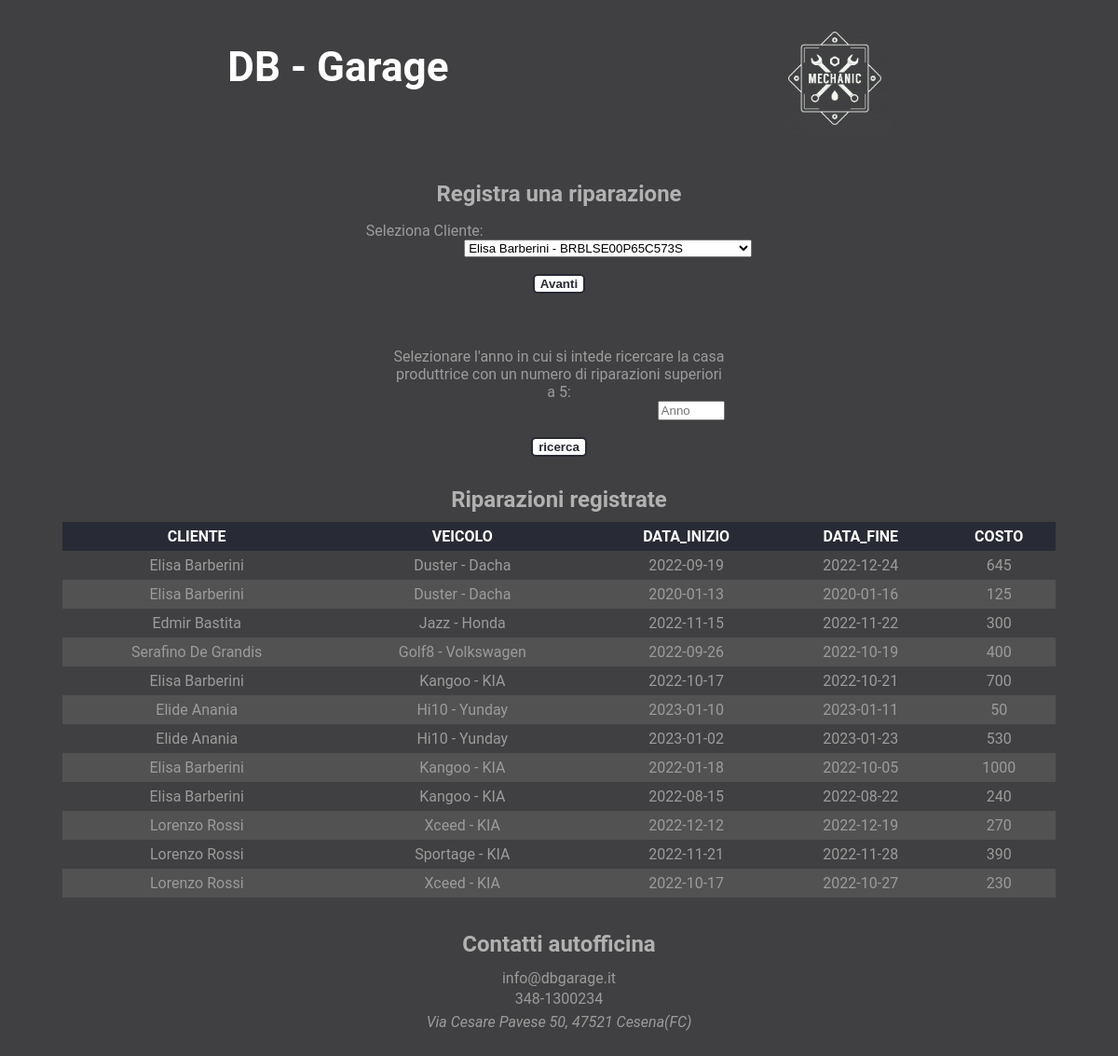
The page /app-web/gestione_riparazioni.php on the database its author committed.
### tables this page shows
CREATE TABLE `riparazione` (
  `CF_cliente` char(16) NOT NULL,
  `targa` varchar(7) NOT NULL,
  `data_inizio` date NOT NULL,
  `data_fine` date NOT NULL,
  `costo_totale` int(5) NOT NULL,
  `id_riparazione` int(3) NOT NULL
);

CREATE TABLE `cliente` (
  `CF_cliente` char(16) NOT NULL,
  `nome` char(20) NOT NULL,
  `cognome` char(20) NOT NULL,
  `data_nascita` date NOT NULL,
  `telefono` char(10) NOT NULL,
  `email` varchar(50) DEFAULT NULL
);

CREATE TABLE `veicolo_usato` (
  `casa_produttrice` char(15) NOT NULL,
  `modello` char(20) NOT NULL,
  `anno_produzione` year(4) NOT NULL,
  `cilindrata` char(10) NOT NULL,
  `km_percorsi` int(6) DEFAULT NULL,
  `targa` varchar(7) NOT NULL
);

### app-web/gestione_riparazioni.php (called while the page is built, shortened)
<?php
    require_once 'require.php';
    $SetParameters["titolo"] = "Gestione riparazioni";
    $SetParameters["file"] = "nuova_riparazione.php";
	if(!isset($_SESSION["selezionatoCliente"])){
		$_SESSION["clienti"] = $db->getAllClient();
	}
	$SetParameters["riparazioni"] = $db->getAllRepairs();
    require("template/base.php");
?>

### app-web/databasegarage.php (called while the page is built, shortened)
<?php
class DatabaseHelper {
	private $db;
	public function __construct($servername, $username, $password, $dbname, $port) {
		$this->db = new mysqli($servername, $username, $password, $dbname, $port);
	}
    public function getAllClient(){
        $statement = $this->db->prepare("SELECT * FROM CLIENTE");
		$statement->execute();
		$result = $statement->get_result();
		return $result->fetch_all(MYSQLI_ASSOC);
    }
    public function getVeicoloUsatoSpecifico($targa){
        $statement = $this->db->prepare("SELECT * FROM VEICOLO_USATO WHERE targa = ?");
        $statement->bind_param('s', $targa);
		$statement->execute();
		$result = $statement->get_result();
        $data = $result->fetch_array(MYSQLI_ASSOC);
        return $data["modello"]." - ".$data["casa_produttrice"];
    }
    public function getUser($codice_fiscale){
        $statement = $this->db->prepare("SELECT * FROM CLIENTE WHERE CF_cliente = ? ");
        $statement->bind_param('s', $codice_fiscale);
        $statement->execute();
		$result = $statement->get_result();
		return $result->fetch_all(MYSQLI_ASSOC);
    }
    public function getAllRepairs(){
        $statement = $this->db->prepare("SELECT * FROM RIPARAZIONE ");
        $statement->execute();
		$result = $statement->get_result();
		return $result->fetch_all(MYSQLI_ASSOC);
    }
}
?>

### app-web/require.php (called while the page is built, shortened)
<?php
require_once("databasegarage.php");
$db = new DatabaseHelper("127.0.0.1", "root", "", "officina", 3306);
$SetParameters["scripts"] = array();
?>

### app-web/template/nuova_riparazione.php (the view, shortened to what this page needs)
<section class="grande">
	<h2>Registra una riparazione</h2>
	<form action="#" method="POST">
		<ul>
			<li>
				<label for="selezioneCliente"> Seleziona Cliente: </label>
				<?php if($_SESSION["selezionatoCliente"]): ?>
					<select name="selezioneCliente" required disabled>
						<option value=<?php echo $_SESSION["cliente"]["CF_cliente"]?>><?php echo $_SESSION["cliente"]["nome"]." ".$_SESSION["cliente"]["cognome"]." - ".$_SESSION["cliente"]["CF_cliente"]?></option>
				<?php else: ?>
					<select name="selezioneCliente" required>
					<?php foreach($_SESSION["clienti"] as $cliente) :?>
						<option value=<?php echo $cliente["CF_cliente"]?>><?php echo $cliente["nome"]." ".$cliente["cognome"]." - ".$cliente["CF_cliente"]?></option>
					<?php endforeach; ?>
				<?php endif;?>
				</select>
			</li>
		</ul>
		<input type="submit" name=<?php if($_SESSION["selezionatoVeicolo"]): echo "inserisciRiparazione"; else: echo "avanti"; endif?> value='<?php if($_SESSION["selezionatoVeicolo"]): echo "Inserisci riparazione";  else: echo "Avanti";endif;?>' >
	</form>
</section>
<section>
	<form action="#" method="POST">
		<ul>
			<li>
				<label for="annoRicerca"> Selezionare l'anno in cui si intede ricercare la casa produttrice con un numero di riparazioni superiori a 5: </label>
				<input type="number" min="1900" max="2023"  step="1" name="annoRicerca" placeholder="Anno" required>
			</li>
		</ul>
		<input type="submit" name="ricerca" value="ricerca" >
	</form>
</section>
<section class="tabelle">
	<h2>Riparazioni registrate</h2>
	<table>
		<thead>
			<tr>
				<th>CLIENTE</th><th>VEICOLO</th><th>DATA_INIZIO</th><th>DATA_FINE</th><th>COSTO</th>
			</tr>
		</thead>
		<tbody>
		<?php foreach($SetParameters["riparazioni"] as $riparazione) :?>
				<tr class="noform">
					<td><?php echo $db->getUser($riparazione["CF_cliente"])[0]["nome"]." ".$db->getUser($riparazione["CF_cliente"])[0]["cognome"]; ?></td>
					<td><?php echo $db->getVeicoloUsatoSpecifico($riparazione["targa"]); ?></td>
					<td><?php echo $riparazione["data_inizio"]; ?></td>
					<td><?php echo $riparazione["data_fine"]; ?></td>
					<td><?php echo $riparazione["costo_totale"]; ?></td>
				</tr>
			<?php endforeach; ?>
		</tbody>
	</table>
</section>

### app-web/css/style.css (style rules this page uses)
body { text-align: center; display: flex; flex-direction: column; align-items: center; background-color: rgb(64,64,66); }
h2 { margin: 10px 0; color: rgb(177,177,177); }
ul { padding: 0; list-style-type: none; display: flex; justify-content: space-around; }
form ul { display: flex; flex-direction: column; gap: 2vh; }
form > ul *:not(legend, ul) { float: right; }
form > ul > li label, form fieldset > ul > li > label { float: left; }
table, .l100 { border-spacing: 0; width: 100%; margin: 10px 0; }
td, th { padding: 0.5vw; text-align: center; }
thead tr, caption { background-color: #282A35; color: white; }
tr.noform:nth-child(even), tr:nth-child(4n) { background-color: #7272725c; }
section { margin: 20px 25%; width: 30%; }
section.grande { margin: 20px 15%; width: 35%; }
section.tabelle { margin: 0px 5%; width: 90%; }
input[type="submit"], button:hover { margin: 2px; background-color: white; color: #282A35; border-radius: 5px; font-weight: 600; border: 2px solid #282A35; font-family: sans-serif; }
body { font-family: 'Roboto', 'Gill Sans MT', Calibri, 'Trebuchet MS', sans-serif; color: rgb(155,155,155); }

### rows shown on the page
riparazione: CF_cliente.nome "Elisa", CF_cliente.cognome "Barberini", targa.casa_produttrice "Duster - Dacha", data_inizio "2022-09-19", data_fine "2022-12-24", costo_totale "645"
riparazione: CF_cliente.nome "Elisa", CF_cliente.cognome "Barberini", targa.casa_produttrice "Duster - Dacha", data_inizio "2020-01-13", data_fine "2020-01-16", costo_totale "125"
riparazione: CF_cliente.nome "Edmir", CF_cliente.cognome "Bastita", targa.casa_produttrice "Jazz - Honda", data_inizio "2022-11-15", data_fine "2022-11-22", costo_totale "300"
riparazione: CF_cliente.nome "Serafino", CF_cliente.cognome "De Grandis", targa.casa_produttrice "Golf8 - Volkswagen", data_inizio "2022-09-26", data_fine "2022-10-19", costo_totale "400"
riparazione: CF_cliente.nome "Elisa", CF_cliente.cognome "Barberini", targa.casa_produttrice "Kangoo - KIA", data_inizio "2022-10-17", data_fine "2022-10-21", costo_totale "700"
riparazione: CF_cliente.nome "Elide", CF_cliente.cognome "Anania", targa.casa_produttrice "Hi10 - Yunday", data_inizio "2023-01-10", data_fine "2023-01-11", costo_totale "50"
riparazione: CF_cliente.nome "Elide", CF_cliente.cognome "Anania", targa.casa_produttrice "Hi10 - Yunday", data_inizio "2023-01-02", data_fine "2023-01-23", costo_totale "530"
riparazione: CF_cliente.nome "Elisa", CF_cliente.cognome "Barberini", targa.casa_produttrice "Kangoo - KIA", data_inizio "2022-01-18", data_fine "2022-10-05", costo_totale "1000"
riparazione: CF_cliente.nome "Elisa", CF_cliente.cognome "Barberini", targa.casa_produttrice "Kangoo - KIA", data_inizio "2022-08-15", data_fine "2022-08-22", costo_totale "240"
riparazione: CF_cliente.nome "Lorenzo", CF_cliente.cognome "Rossi", targa.casa_produttrice "Xceed - KIA", data_inizio "2022-12-12", data_fine "2022-12-19", costo_totale "270"
riparazione: CF_cliente.nome "Lorenzo", CF_cliente.cognome "Rossi", targa.casa_produttrice "Sportage - KIA", data_inizio "2022-11-21", data_fine "2022-11-28", costo_totale "390"
riparazione: CF_cliente.nome "Lorenzo", CF_cliente.cognome "Rossi", targa.casa_produttrice "Xceed - KIA", data_inizio "2022-10-17", data_fine "2022-10-27", costo_totale "230"

### other values the page prints
form field selezioneCliente "Elisa Barberini - BRBLSE00P65C573S"
